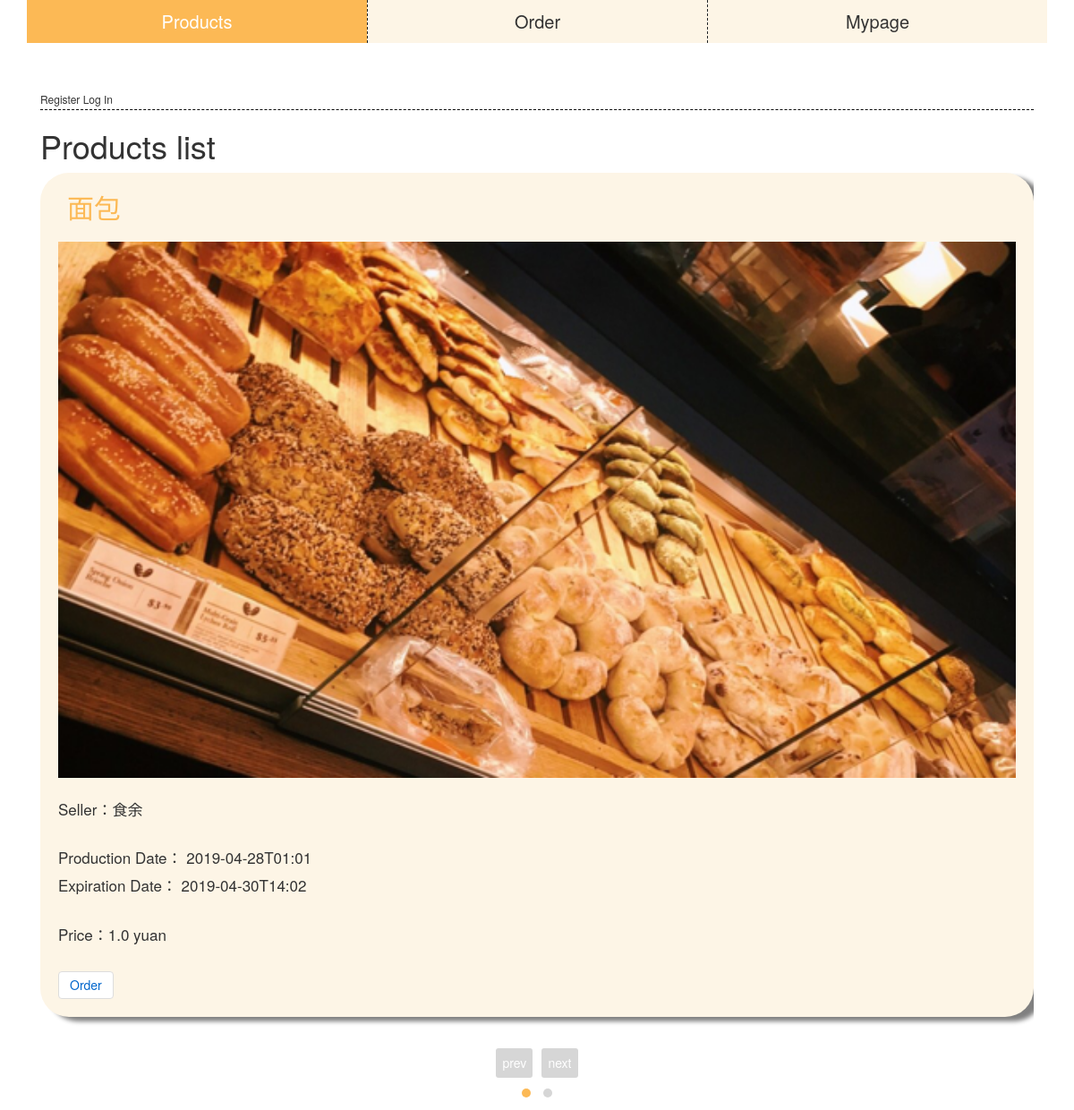
The app's page /, older data.
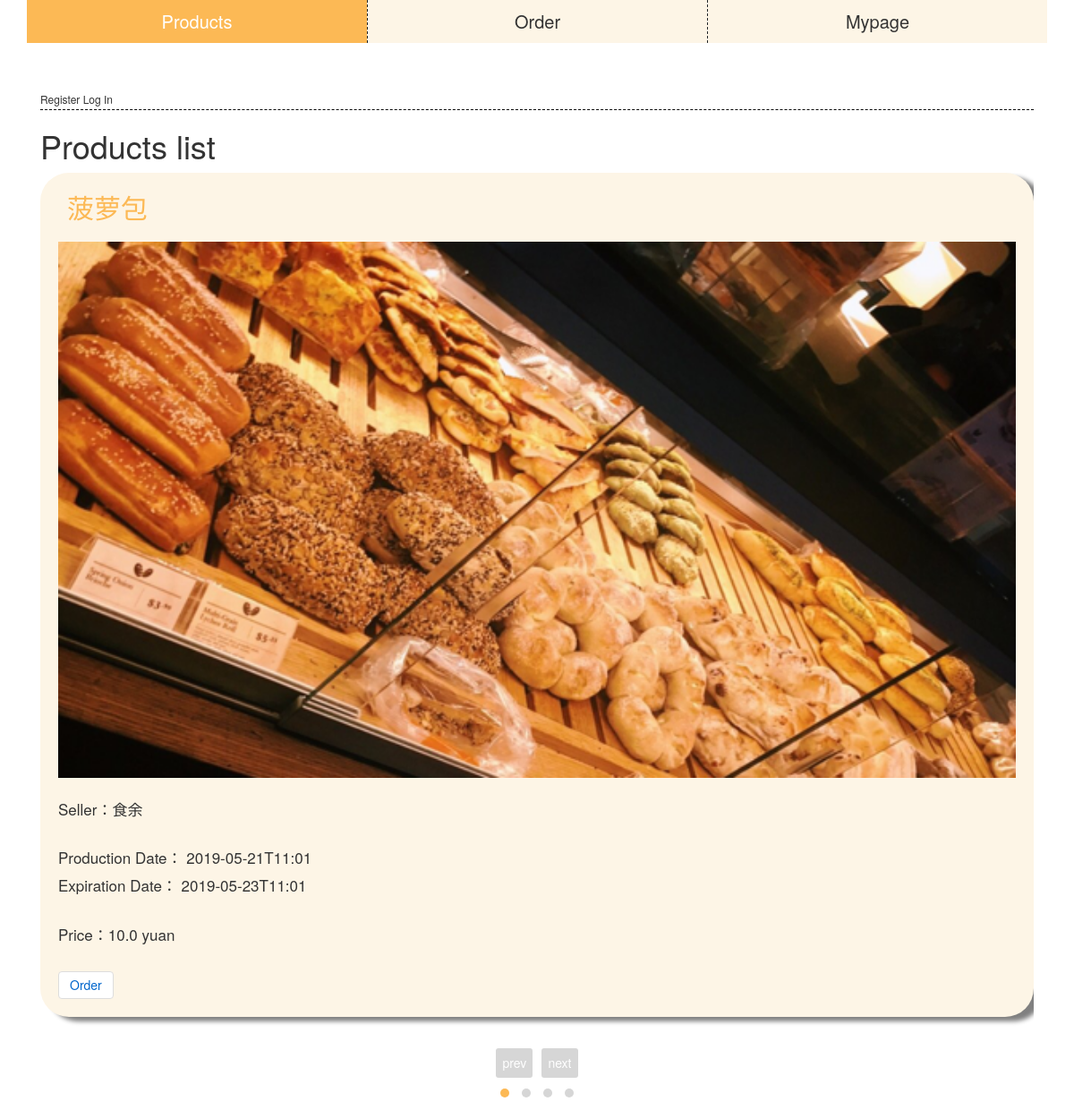
The same page, newer data.
### tables this page shows
CREATE TABLE product (
  product_create INTEGER UNIQUE PRIMARY KEY AUTOINCREMENT,
  seller_phone INTEGER NOT NULL ,
  producetime DATETIME NOT NULL,
  qualitytime DATETIME NOT NULL,
  type TEXT NOT NULL,
  productname TEXT NOT NULL,
  price float NOT NULL ,
  product_intro TEXT,
  FOREIGN KEY (seller_phone) REFERENCES seller (seller_phone)
);

CREATE TABLE seller (
  storename TEXT NOT NULL ,
  location TEXT NOT NULL ,
  seller_phone INTEGER UNIQUE PRIMARY KEY AUTOINCREMENT ,
  seller_intro TEXT ,
  LL TEXT ,
  begintime TIMESTAMP NOT NULL ,
  endtime TIMESTAMP NOT NULL
);

### food/products.py (the view)
@bp.route('/')
def index():
    db = get_db()
    products = db.execute(
        'SELECT p.product_create, p.productname, p.price, p.type, p.producetime, p.qualitytime, s.seller_phone, s.storename'
        ' FROM product p JOIN seller s ON p.seller_phone = s.seller_phone'
        ' ORDER BY p.producetime DESC'
    ).fetchall()
    return render_template('index.html', products=products)

### food/auth.py (called while the page is built)
@bp.before_app_request
def load_logged_in_user():
    user_phone = session.get('user_phone')
    if user_phone is None:
        g.user = None
    else:
        g.user = get_db().execute(
            'SELECT * FROM user WHERE user_phone = ?', (user_phone,)
        ).fetchone()

### food/db.py (called while the page is built)
def get_db():
    if 'db' not in g:
        g.db = sqlite3.connect(
            current_app.config['DATABASE'],
            detect_types=sqlite3.PARSE_DECLTYPES
        )
        g.db.row_factory = sqlite3.Row
    return g.db

### food/templates/index.html (shortened to what this page needs)
<!DOCTYPE html>
<html lang="en">
<head>
    <link href="../static/css/bootstrap.min.css" rel="stylesheet">
    <link href="../static/css/font-awesome.min.css" rel="stylesheet">
    <link href="../static/css/owl.carousel.min.css" rel="stylesheet" >
    <link href="../static/css/owl.theme.default.min.css" rel="stylesheet">
    <link href="../static/css/H-ui.min.css" rel="stylesheet">
    <link href="../static/css/ie10-viewport-bug-workaround.css" rel="stylesheet">
    <link href="../static/css/index.css" rel="stylesheet">
</head>
<body>
    <div class="container">
    <div class="navbar navbar-expand navbar-light bg-light fixed-top row">
        {% block active %}
        <div class="nav-item col-4 active" style="border-left: transparent;"><a href="{{ url_for('products.index') }}" class="nav-link text-center">Products</a></div>
        <div class="nav-item col-4"><a href="{{ url_for('products.list') }}" class="nav-link text-center">Order</a></div>
        <div class="nav-item col-4"><a href="{{ url_for('products.map')  }}" class="nav-link text-center">Mypage</a></div>
        {% endblock %}
    </div>
    <div class="panel panel-default" style="margin-top: 50px;">
      {% if g.user %}
      <span class="user">{{ g.user['user_phone'] }}  </span>
      <a href="{{ url_for('auth.logout') }}">Log Out</a>
       {% else %}
      <a href="{{ url_for('auth.register') }}">Register</a>
      <a href="{{ url_for('auth.login') }}">Log In</a>
      {% endif %}
     <span class="user"> </span>
    </div>
    <section class="content">
      <header>
        {% block header %}
          <h1>{% block title %}Products list{% endblock %}</h1>
        {% endblock %}
      </header>
        {% block content %}
        <div class="owl-carousel">
          {% for product in products %}
              <div class="card item" style="width: 100%;">
                <h2 class="card-header">{{ product['productname'] }}</h2>
                  {% if product['type'] == '糕点'%}
                  <img class="card-img-top" src="../static/image/bread.png" alt="Card image cap">
                   {% elif product['type'] == '奶茶'%}
                    <img class="card-img-top" src="../static/image/milktea.png" alt="Card image cap">
                  {% elif product['type'] == '水果'%}
                      <img class="card-img-top" src="../static/image/fruit.png" alt="Card image cap">
                  {% else%}
                      <img class="card-img-top" src="../static/image/other.png" alt="Card image cap">
                  {% endif %}
                  <div class="card-body">
                  <p class="card-text body">Seller：{{ product['storename'] }}</p>
                  <p class="card-text body" style="margin-bottom: 0">Production Date： {{ product['producetime']}}</p>
                    <p class="card-text body">Expiration Date： {{ product['qualitytime']}}</p>
                    <p class="card-text body">Price：{{ product['price'] }} yuan</p>
                  <a href="{{ url_for('products.trade', id=product['product_create']) }}" class="btn">Order</a>
                </div>
              </div>
          {% endfor %}
        </div>
        {% endblock %}
    </section>
  </div>
</body>
</html>

### food/static/css/index.css (style rules this page uses)
.nav-item { border-left: 1px #212529 dashed; background-color: #FDF5E6; font-size: 20px; }
.navbar { padding: 0; }
.nav-item.active { background-color: #fcb955; }
.nav-item a:hover, .nav-item.active a { color: white; }
.panel-default { border: transparent; border-bottom: 1px black dashed; }
.user { color:#fcb955; font-size:15px; padding: 0 10px; }
.card-header { margin: 10px; border-bottom: transparent; background-color: transparent; color: #fcb955; }
.card { border-radius: 2rem; border: transparent; background-color: #FDF5E6; box-shadow: 10px 5px 5px grey; margin-bottom: 20px; }
.card-img-top { padding: 0 20px; }
.nav-link { padding: .5rem 0; }

Row changes from the older to the newer data that the page shows:
no longer on this page (row unchanged): product: productname "面包", storename "食余", producetime "2019-04-28T01:01", qualitytime "2019-04-30T14:02", price "1.0"
added product: productname "菠萝包", storename "食余", producetime "2019-05-21T11:01", qualitytime "2019-05-23T11:01", price "10.0"
